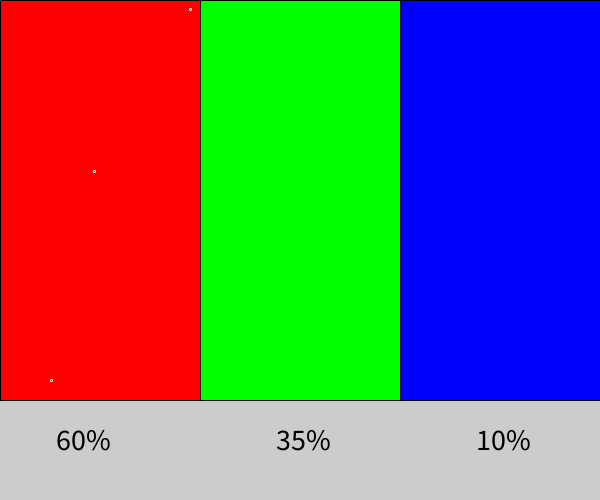
Frame 1 (no input)
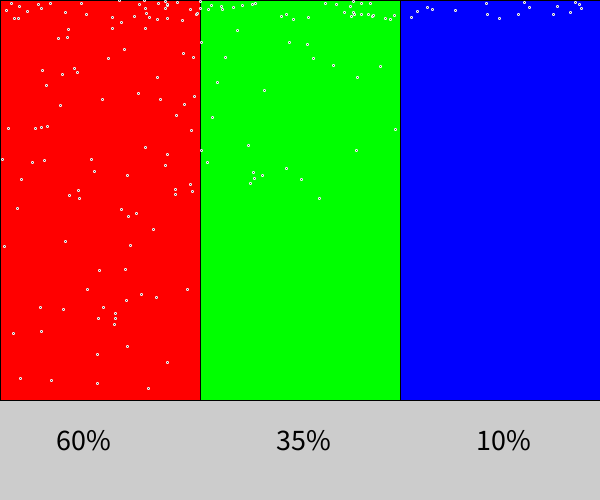
Frame 60 (the mouse pressed at the canvas centre just before this capture)
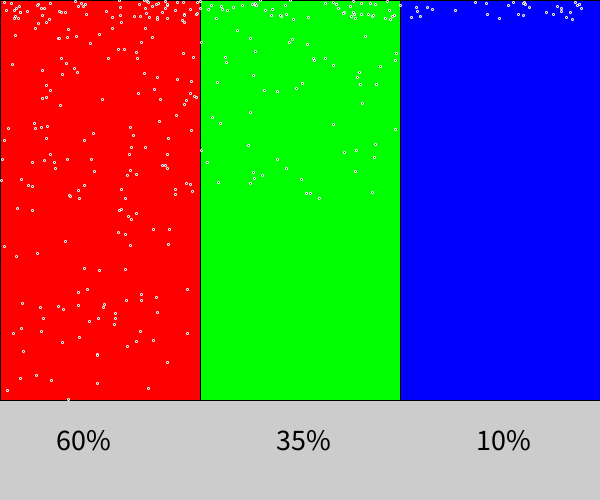
Frame 120 (the mouse held since frame 60 and released just before this capture)

The Processing sketch that drew these frames (run headless with seeded random() and noise(); from frame 60 on, the mouse is pressed at the canvas centre):

// Processing sketch: rgb
// ── rgb.pde
int a, b, c, n;
float x=0;
void setup() {
  size(600, 500);
  a = b = c = n = 0;
  fill(255, 0, 0); //red
  rect(0, 0, 200, 400);
  fill(0, 255, 0); //green
  rect(200, 0, 200, 400);
  fill(0, 0, 255); //blue
  rect(400, 0, 200, 400);
  fill(255);
  textSize(40);
  stroke(255);
  //60%
  textSize(30);
  fill(0);
  text(" 60% ", 50, 450);
  //35
  textSize(30);
  fill(0);
  text(" 35% ", 270, 450);
  //10
  textSize(30);
  fill(0);
  text(" 10% ", 470, 450);
}
void draw() {
  x= random(120);
  if (n<0) {
    if (x<60) a++;
    else if (x<40) b++;
    else b++;
  }
  circle (random(200), random(400),(2));
  circle (random(400), random(200),(2));
  circle (random(600), random(20),(2));
}
